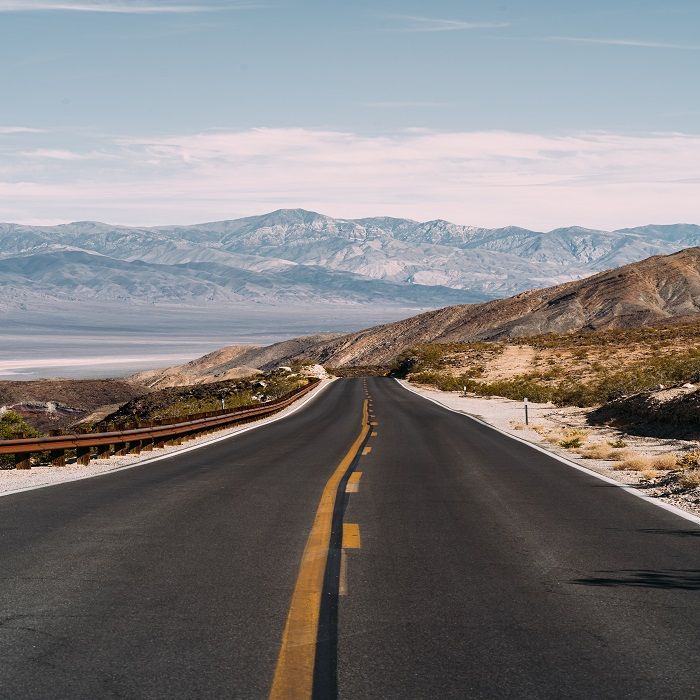
#> input picture resources/lane4.jpg, 700 x 700 px
$ python lanedetection.py
#> lines starting #> are read from the running program, lines starting #| are printed output that depends on the picture; after the words box and inside, x2 and y2 are one past the last pixel; in counts of white or black regions, pixels touching at a corner belong together
import cv2
import numpy as np

def getrequiredarea(img,pts):
    img2=np.zeros_like(img)
    cv2.fillPoly(img2,pts,(255))
    newimg=cv2.bitwise_and(img,img,mask=img2)
    return newimg

image=cv2.imread('resources/lane4.jpg')
#> image is the input picture: shape (700, 700, 3); mean B, G, R 126.5, 125.8, 128.4

img=cv2.cvtColor(image,cv2.COLOR_BGR2GRAY)
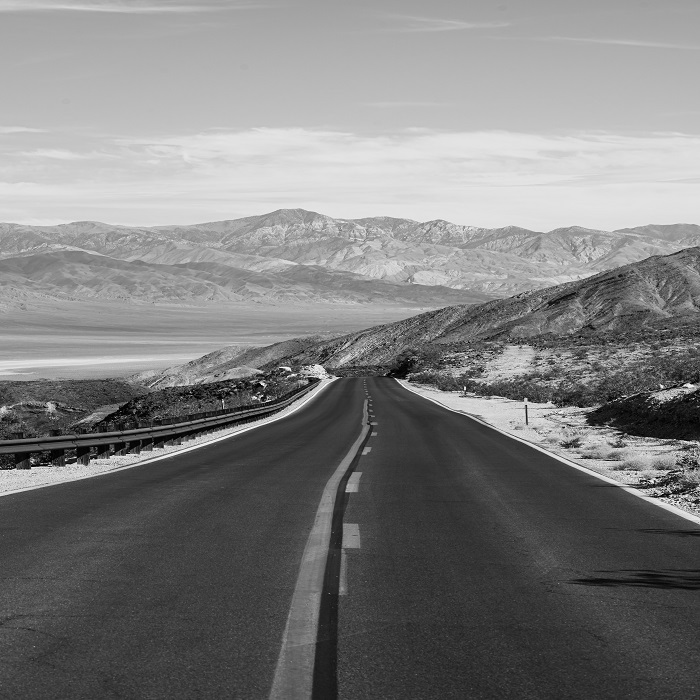
#> img: shape (700, 700); min 0, max 252, mean 126.6
img=cv2.resize(img,(700,700))
img2=np.copy(img)
img=cv2.GaussianBlur(img,(5,5),0)
img=cv2.Canny(img,50,150)
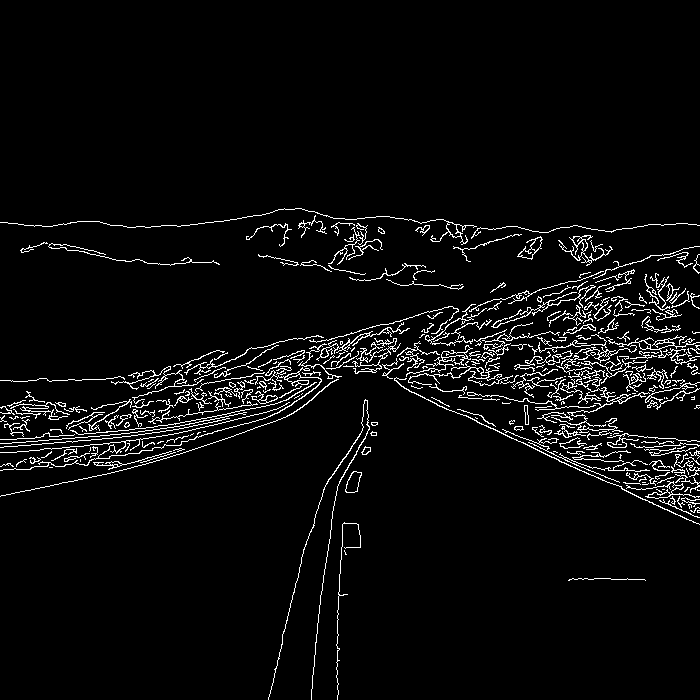
#> img: shape (700, 700); 4.4% white in thin lines or dots, all inside (x1, y1, x2, y2) = (0, 208, 700, 700)
img=getrequiredarea(img,np.array([[(250,700),(700,430),(360,380)]],dtype=np.int32))
#> in getrequiredarea, `cv2.fillPoly(img2,pts,(255))`:
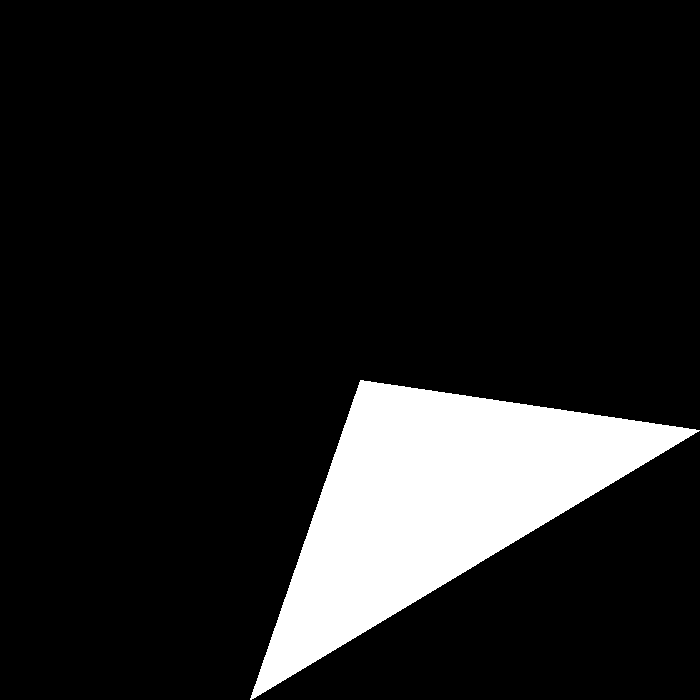
#> img2: shape (700, 700); 11.7% white; 1 white region, box (x1, y1, x2, y2) and area: (250, 380, 700, 700) 57510
#> in getrequiredarea, `newimg=cv2.bitwise_and(img,img,mask=img2)`:
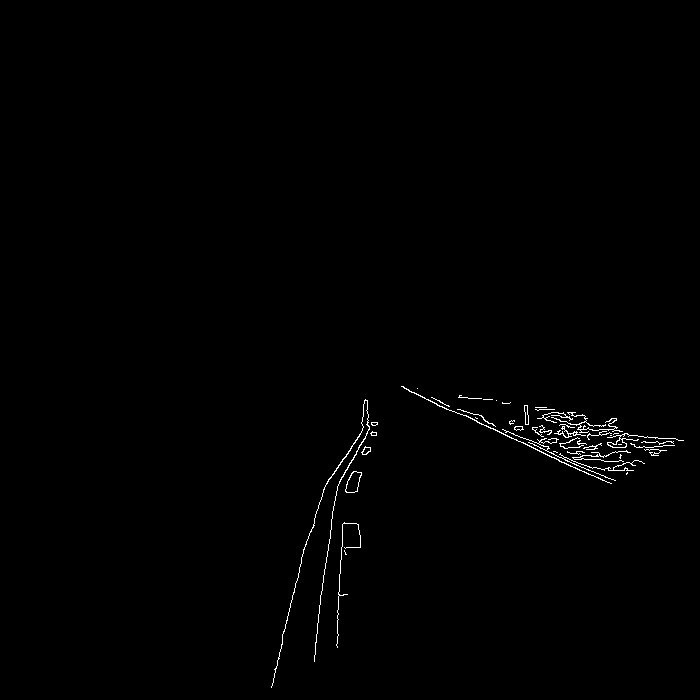
#> newimg: shape (700, 700); 0.6% white in thin lines or dots, all inside (x1, y1, x2, y2) = (271, 386, 684, 688)
lines = cv2.HoughLinesP(img,1,np.pi/180,100,np.array([]),minLineLength=40,maxLineGap=10)
#> lines = [[533, 448, 588, 474], [454, 411, 607, 482], [271, 687, 295, 583], [315, 645, 320, 603]]

for line in lines:
    x1,y1,x2,y2=line.reshape(4)
    cv2.line(img2,(x1,y1),(x2,y2),(0,0,255),2)
#> this loop made 4 passes

cv2.imshow('images',img2)

cv2.waitKey(0)
